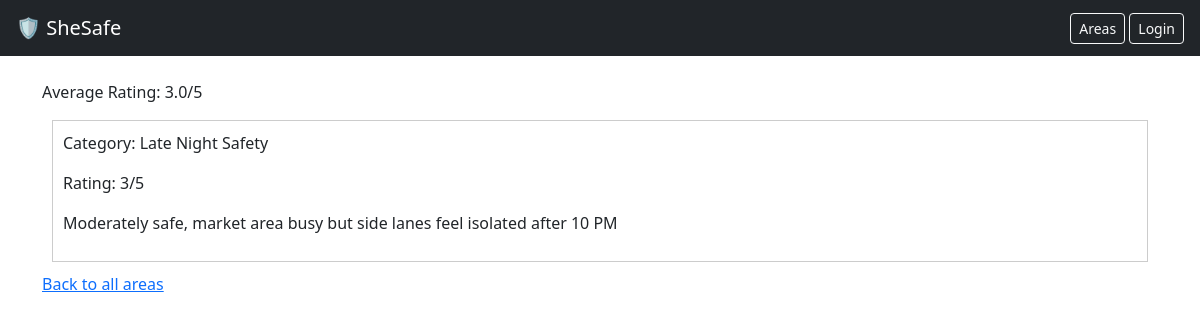
Screenshot of /areas/Nanded/ with the database file from the repository.
### reports/models.py (models this page shows, shortened)
class SafetyReport(models.Model):
    user=models.ForeignKey(User,on_delete=models.CASCADE,null=True,blank=True)
    city=models.CharField(max_length=50,choices=MAHARASHTRA_CITIES, default='Pune')
    locality=models.CharField(max_length=100,help_text='e.g. Wagholi, Kharadi, Hinjewadi')
    category=models.CharField(max_length=50,choices=CATEGORY_CHOICES)
    rating=models.IntegerField()
    description=models.TextField()
    created_at=models.DateTimeField(auto_now_add=True)

### reports/views.py (the view)
# urls.py: path('areas/<str:city_name>/',views.area_detail,name='area_detail'),
def area_detail(request,city_name):
    reports=SafetyReport.objects.filter(city=city_name)
    avg=reports.aggregate(Avg('rating'))['rating__avg']
    return render(request,'reports/area_detail.html',{
        'city_name':city_name,
        'reports':reports,
        'avg_rating':avg,
    })

### reports/templates/reports/area_detail.html (shortened to what this page needs)
{% extends 'reports/base.html' %}
{% block content %}
    <p>Average Rating: {{ avg_rating|floatformat:1 }}/5</p>
    {% for report in reports %}
        <div style="border: 1px solid #ccc; margin: 10px; padding: 10px;">
            <p>Category: {{ report.category }}</p>
            <p>Rating: {{report.rating }}/5</p>
            <p>{{ report.description }}</p>
        </div>
    {% endfor %}
    <p><a href="{% url 'area_list' %}">Back to all areas</a></p>
{% endblock %}

### rows the page displays
SafetyReport: category "Late Night Safety", rating "3", description "Moderately safe, market area busy but side lanes feel isolated after 10 PM"

### other values shown
{{ avg_rating|floatformat:1 }} "3.0"
